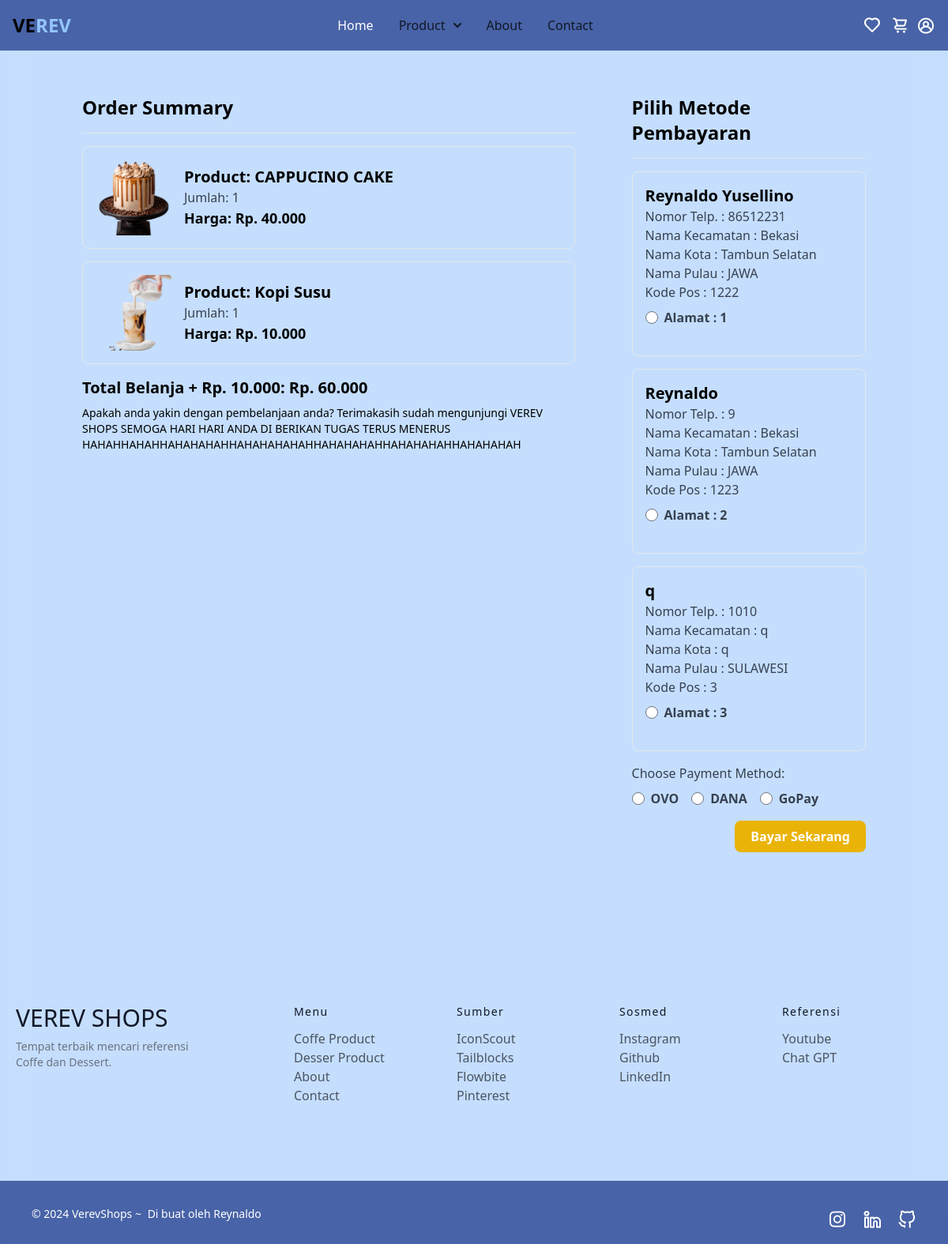
Screenshot of /checkout/ (signed in) with the database file from the repository.
### verevapp/models.py (models this page shows, shortened)
class Cart(models.Model):
    user = models.ForeignKey(User,on_delete=models.CASCADE)
    product = models.ForeignKey(Product,on_delete=models.CASCADE)
    quantity = models.PositiveIntegerField(default=1)

class Product(models.Model):
    title = models.CharField(max_length=100)
    selling_price = models.FloatField()
    discounted_price = models.FloatField()
    description = models.TextField()
    composition = models. TextField(default='')
    prodapp = models.TextField(default='')
    category = models.CharField(choices=CATEGORY_CHOICES, max_length=2)
    product_image = models.ImageField(upload_to='product')

class Customer(models.Model):
    user = models.ForeignKey(User,on_delete=models.CASCADE)
    name = models.CharField(max_length=100)
    locality = models.CharField(max_length=100)
    city = models.CharField(max_length=100)
    mobile = models.IntegerField()
    zipcode = models.IntegerField()
    state = models.CharField(choices=AREA_CHOICES, max_length=100)

### verevapp/views.py (the view)
# urls.py: path("checkout/", views.checkout.as_view(), name='checkout'),
class checkout(View):
    def get(self,req):
        user = req.user
        add = Customer.objects.filter(user=user)
        cart_items = Cart.objects.filter(user=user)
        famount = 0
        for p in cart_items:
            value = p.quantity * p.product.discounted_price
            famount = famount + value
        totalamount = famount + 10
        return render(req, 'checkout.html',locals())

### templates/checkout.html (shortened to what this page needs)
{% include "base.html" %}
{% include "navbar.html" %}
<div class="container mx-auto mt-10">
  <div class="flex flex-col md:flex-row">
    <div class="md:w-2/3 p-4">
      <h4 class="text-2xl font-bold mb-4">Order Summary</h4>
      <hr class="mb-4">
      {% for item in cart_items %}
      <div class="border rounded-lg p-4 mb-4">
        <div class="flex items-center">
          <img class="w-24 h-24 object-cover rounded mr-4" src="{{ item.product.product_image.url }}" alt="Product Image">
          <div>
            <h5 class="text-xl font-semibold">Product: {{ item.product.title }}</h5>
            <p class="text-gray-700">Jumlah: {{ item.quantity }}</p>
            <p class="text-lg font-bold">Harga: Rp. {{ item.product.discounted_price|floatformat:3 }}</p>
          </div>
        </div>
      </div>
      {% endfor %}
      <p class="text-xl font-bold mt-4">Total Belanja + Rp. 10.000: Rp. {{ totalamount|floatformat:3 }}</p>
      <p class="text-sm mt-2">Apakah anda yakin dengan pembelanjaan anda? Terimakasih sudah mengunjungi VEREV SHOPS SEMOGA HARI HARI ANDA DI BERIKAN TUGAS TERUS MENERUS HAHAHHAHAHHAHAHAHAHHAHAHAHAHAHHAHAHAHAHHAHAHAHAHHAHAHAHAH</p>
    </div>
    <div class="md:w-1/3 p-4 md:ml-10">
      <h4 class="text-2xl font-bold mb-4">Pilih Metode Pembayaran</h4>
      <hr class="mb-4">
      <form method="post" action="{% url 'generate_pdf' %}">
        {% for ad in add %}
        <div class="border rounded-lg p-4 mb-4">
          <div>
            <h5 class="text-xl font-semibold">{{ ad.name }}</h5>
            <p class="text-gray-700">Nomor Telp. : {{ ad.mobile }}</p>
            <p class="text-gray-700">Nama Kecamatan : {{ ad.locality }}</p>
            <p class="text-gray-700">Nama Kota : {{ ad.city }}</p>
            <p class="text-gray-700">Nama Pulau : {{ ad.state }}</p>
            <p class="text-gray-700">Kode Pos : {{ ad.zipcode }}</p>
            <div class="flex items-center mt-2 mb-5">
              <input class="form-radio h-4 w-4 text-blue-600 transition duration-150 ease-in-out mr-2" type="radio" name="custid" id="custadd{{ forloop.counter }}" value="{{ ad.id }}">
              <label class="form-radio-label font-bold text-gray-700" for="custadd{{ forloop.counter }}">
                Alamat : {{ forloop.counter }}
              </label>
            </div>
          </div>
        </div>
        {% endfor %}
        <div class="mb-4">
          <label class="block text-gray-700 font-medium mb-2">Choose Payment Method:</label>
          <div class="flex items-center mb-2">
            <input type="radio" class="form-radio h-4 w-4 text-blue-600 transition duration-150 ease-in-out mr-2" name="payment_method" id="ovo" value="OVO">
            <label for="ovo" class="font-bold text-gray-700 mr-4">OVO</label>
            <input type="radio" class="form-radio h-4 w-4 text-blue-600 transition duration-150 ease-in-out mr-2" name="payment_method" id="dana" value="DANA">
            <label for="dana" class="font-bold text-gray-700 mr-4">DANA</label>
            <input type="radio" class="form-radio h-4 w-4 text-blue-600 transition duration-150 ease-in-out mr-2" name="payment_method" id="gopay" value="GoPay">
            <label for="gopay" class="font-bold text-gray-700">GoPay</label>
          </div>
        </div>
        <div class="text-right">
          <button type="submit" class="bg-yellow-500 text-white py-2 px-5 rounded-lg font-bold hover:bg-yellow-600">Bayar Sekarang</button>
        </div>
      </form>
    </div>
  </div>
</div>
{% include "footer.html" %}

### rows the page displays
Cart: product.product_image (picture), product "CAPPUCINO CAKE", quantity "1", product.discounted_price "40.000"
Cart: product.product_image (picture), product "Kopi Susu", quantity "1", product.discounted_price "10.000"
Customer: name "Reynaldo Yusellino", mobile "86512231", locality "Bekasi", city "Tambun Selatan", state "JAWA", zipcode "1222"
Customer: name "Reynaldo", mobile "9", locality "Bekasi", city "Tambun Selatan", state "JAWA", zipcode "1223"
Customer: name "q", mobile "1010", locality "q", city "q", state "SULAWESI", zipcode "3"

### other values shown
{{ totalamount|floatformat:3 }} "60.000"
